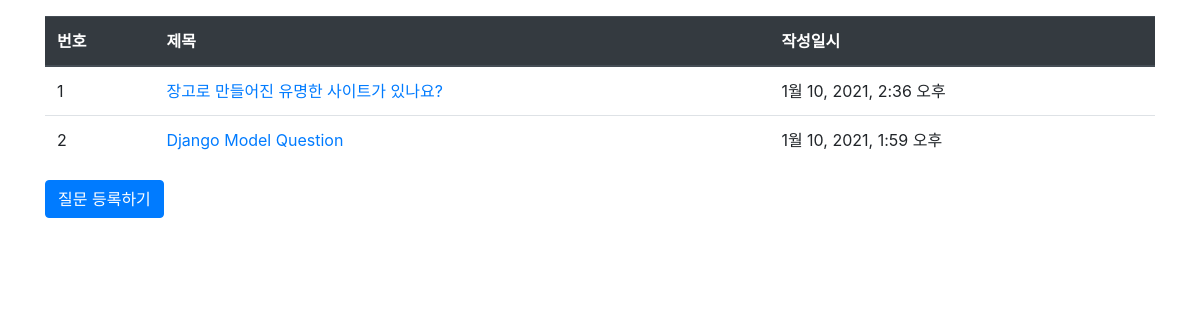
Page /pybo/ on the earlier database version.
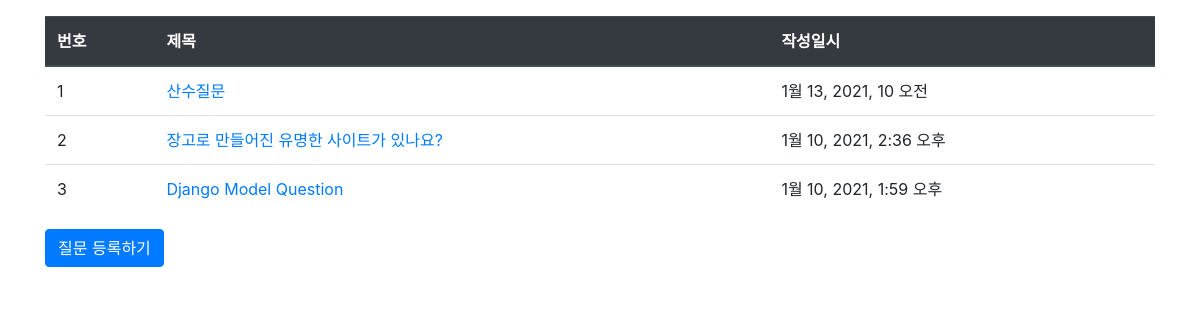
Same page on the later database version.
### pybo/models.py (models this page shows, shortened)
class Question(models.Model):
    subject = models.CharField(max_length=200)
    content = models.TextField()
    create_date = models.DateTimeField()

### pybo/views.py (the view)
# urls.py: path('', views.index, name='index'),
def index(request):
    question_list = Question.objects.order_by('-create_date')
    context = {'question_list': question_list}
    return render(request, 'pybo/question_list.html', context)

### templates/pybo/question_list.html
{% extends 'base.html' %}
{% block content %}
<div class="container my-3">
    <table class="table">
        <thead>
            <tr class="thead-dark">
                <th>번호</th>
                <th>제목</th>
                <th>작성일시</th>
            </tr>
        </thead>
        <tbody>
            {% if question_list %}
            {% for question in question_list %}
            <tr>
                <td>{{ forloop.counter }}</td>
                <td>
                    <a href="{% url 'pybo:detail' question.id %}">
                        {{ question.subject }}
                    </a>
                </td>
                <td>{{ question.create_date }}</td>
            </tr>
            {% endfor %}
            {% else %}
            <tr>
                <td colspan="3">질문이 없습니다</td>
            </tr>
            {% endif %}
        </tbody>
    </table>
    <a href="{% url 'pybo:question_create' %}" class="btn btn-primary">
        질문 등록하기
    </a>
</div>
{% endblock %}

Differences in the rows shown:
added Question: subject "산수질문", create_date "1월 13, 2021, 10 오전"
